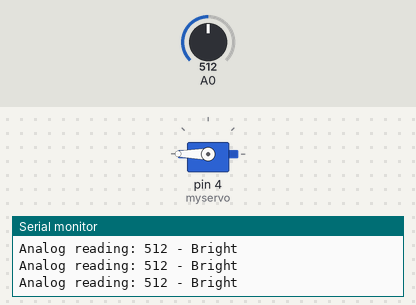
The sketch below on a simulated Arduino Uno, built with avr-gcc and run on an emulated ATmega328P. On the bench: servo, the last lines printed to the serial monitor. The inputs (shaded band) are chosen by the test bench; at power-on: A0 = 512.

Above: at 1.3 s.
1.4 s: A0 set to 484
At 3.3 s:
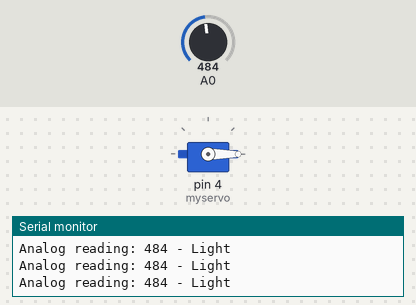
3.6 s: A0 set to 510
At 5.1 s:
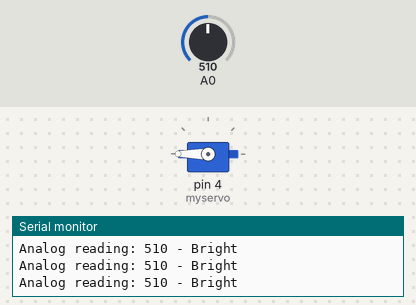
5.8 s: A0 set to 490
At 8.0 s:
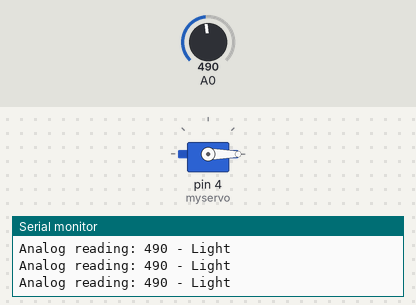
Timing chart, 0 to 9.5 s (numbered marks = the images above; inputs shaded):
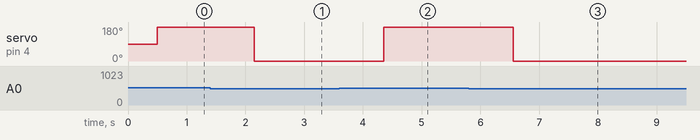

Measured:
- the behaviour switches between 500 and 499 on A0 (found by bisection; images 0 and 1)
- after the input at 1.4 s, servo on pin 4 (myservo): 180° → 0° after 0.75 s
- after the input at 3.6 s, servo on pin 4 (myservo): 0° → 180° after 0.75 s
- after the input at 5.8 s, servo on pin 4 (myservo): 180° → 0° after 0.76 s

The sketch:

sketch_lightsensor_servo.ino
```cpp
#include <Servo.h>

Servo myservo;

int pos = 0;    // variable to store the servo position

void setup() {

Serial.begin(9600);
  myservo.attach(4);  // attaches the servo on pin 4 to the servo object

}

void loop() {

 int analogValue = analogRead(A0);

  Serial.print("Analog reading: ");
  Serial.print(analogValue);   // the raw analog reading

  // We'll have a few threshholds, qualitatively determined
  if (analogValue < 10) {
    Serial.println(" - Dark");
  } else if (analogValue < 200) {
    Serial.println(" - Dim");
  } else if (analogValue < 500) {
    Serial.println(" - Light");
  } else if (analogValue < 800) {
    Serial.println(" - Bright");
  } else {
    Serial.println(" - Very bright");
  }

  delay(500);

 if (analogValue >= 500) {    //photoresistor value higher than 500
 //assuming UV reached an unbearable level, servo moves, umbrella opens

    myservo.write (180);
    delay (50);
 }
    else {

  myservo.write(0);
  delay(50);

  }


}
```
